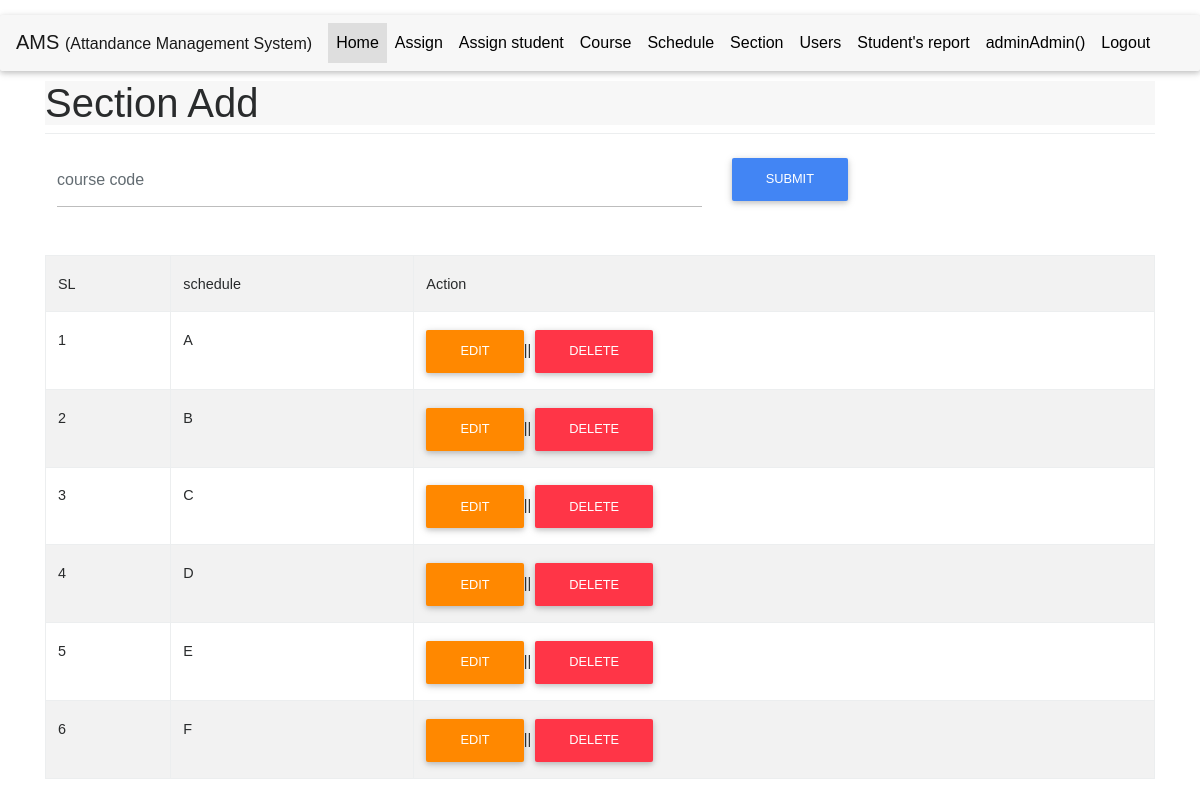
The page /section.php (signed in) on the database its author committed.
### tables this page shows
CREATE TABLE `sections` (
  `sec_id` int(11) NOT NULL,
  `sec_name` tinytext
);

### php/config.php (called while the page is built, shortened)
<?php
class Connection extends PDO
{
	public static $instance=null;
	public static function getInstance()
	{
		if (!self::$instance) {
				self::$instance  = new Connection();
		}
		return self::$instance;
	}
}
?>

### php/dboperation.php (called while the page is built, shortened)
<?php
include("config.php");
class Db
{
	  private $con = null;
	 function __construct()
	{
		$this->con = Connection::getInstance();
	}
	public function selectAll($table_name,$where_clause=""){
		$wheresql="";
		if (!empty($wheresql)) {
			$sal = "SELECT * FROM ".$table_name." ".$wheresql;
		}else{
			$sal = "SELECT * FROM ".$table_name;
		}
		$data = $this->con->prepare($sal);
		$data->execute();
		return $data;
	}
}
?>

### section.php (the view, shortened to what this page needs)
<?php
   include 'files/header.php';
   include 'files/menu.php';
   ?>
<div class="container" style="margin-top: 10px">
   <div class="row">
      <div class="col">
         <div class="bg-faded">
            <h1>Section Add</h1>
         </div>
      </div>
   </div>
   <div class="row">
      <div class="col">
         <table class="table">
         <form method="POST">
            <tr>
               <td>
                  <div class="form-group">
                     <input type="text" name="section" class="form-control"   placeholder="course code">
                  </div>
               </td>
               <td>
                  <button type="submit"  name="submitbtn" class="btn btn-primary">Submit</button>
               </td>
            </tr>
            </form>
         </table>
      </div>
   </div>
   <div class="row">
       <div class="col">
           <table class="table table-striped table-bordered">
               <tr>
                   <th>SL</th>
                   <th>schedule</th>
                   <th>Action</th>
               </tr>
               <?php
               $qry = $db->selectAll("sections");
               $i = 0;
               while ($row = $qry->fetch(PDO::FETCH_ASSOC)) { $i++;
                ?>
                    <tr>
                   <td><?php echo $i;?></td>
                   <td><?php echo $row['sec_name'];?></td>
                   <td>
                     <a href="section_update.php?sec_id=<?php echo $row['sec_id'];?>" class="btn btn-warning">Edit</a>||
                     <a href="section_delete.php?sec_id=<?php echo $row['sec_id'];?>" onclick="return confirm('Are you sure?');" class="btn btn-danger">Delete</a>
                   </td>
               </tr>
              <?php  }
               ?>
           </table>
       </div>
   </div>
</div>
<?php include 'files/footer.php';
   ?>

### assets/css/style.css (style rules this page uses)
body { font-family: 'SiyamRupali', Arial, sans-serif !important; }

### rows shown on the page
sections: sec_name "A"
sections: sec_name "B"
sections: sec_name "C"
sections: sec_name "D"
sections: sec_name "E"
sections: sec_name "F"

### other values the page prints
$_SESSION['username'] "admin"
